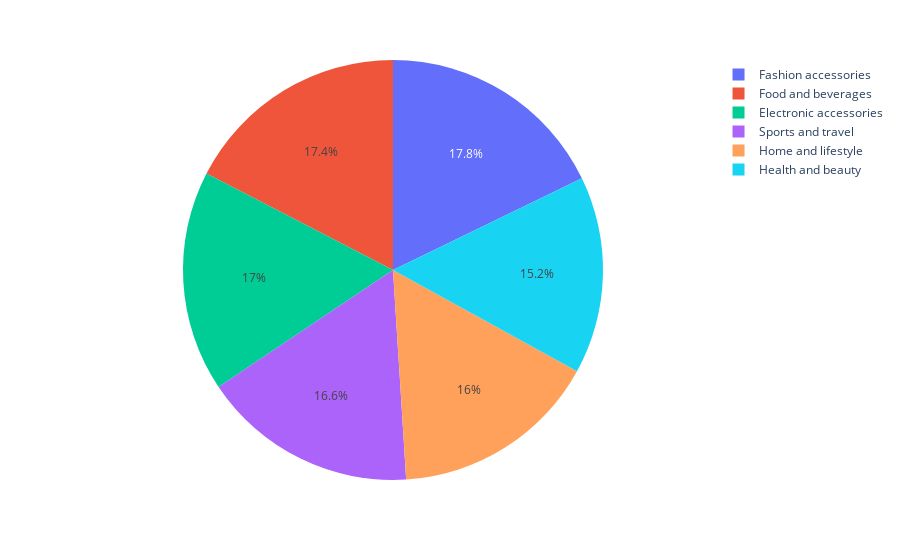

The code cell stored with this chart in its notebook:
### Markdown cell above
1. Produk yang jarang dibeli

### Code cell
# Membuat visualisasi pie chart dari frekuensi produk
fig = px.pie(supermarket, names='Product line')
fig.update_layout(title_x=0.5)
fig.show()

### Figure 1 — Plotly figure (JSON) as saved in the notebook; plotly's stock layout.template omitted (floating-point values rounded to 4 significant figures; data arrays with more than 128 entries replaced by an {"elided": "..."} marker saying what was removed)
{"data": [{"domain": {"x": [0, 1], "y": [0, 1]}, "hovertemplate": "Product line=%{label}<extra></extra>", "labels": {"elided": "1000 str values"}, "legendgroup": "", "name": "", "showlegend": true, "type": "pie"}], "layout": {"legend": {"tracegroupgap": 0}, "margin": {"t": 60}, "title": {"x": 0.5}}}
